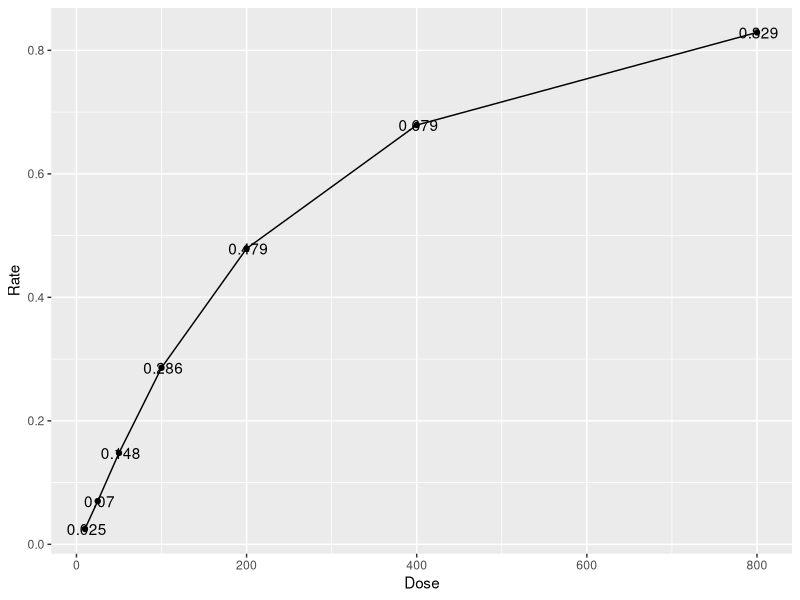
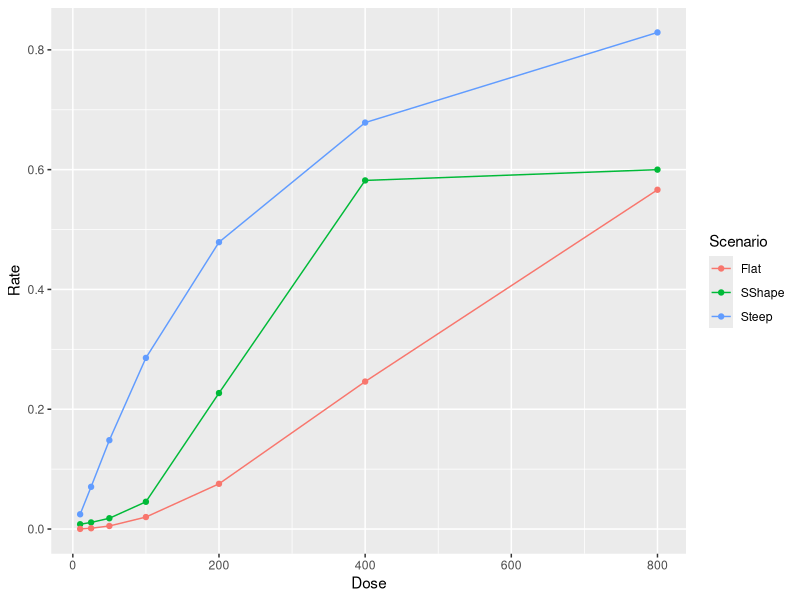

These charts were generated, in order, by the following R code:
library(tidyverse)
library(ggplot2)

DoseProv <- c(10, 25, 50, 100, 200, 400, 800)
DoseRef <- 100

expit <- function(x) 1/(1+exp(-x))
loga <- -0.916
b <- 1.2

ratedt <- tibble(Dose = DoseProv, Rate = round(expit(loga + b*log(DoseProv/DoseRef)),3))
ggplot(ratedt,aes(Dose, Rate, label=Rate)) + geom_line() + geom_point() + geom_text(nudge_x = 2)

ratedt <- readxl::read_xlsx("FixedScenarios.xlsx", sheet = "Sheet1")
ggplot(ratedt,aes(Dose, Rate, color = Scenario)) + geom_line() + geom_point()

# write_csv(ratedt, "ToxScenarios.csv")
